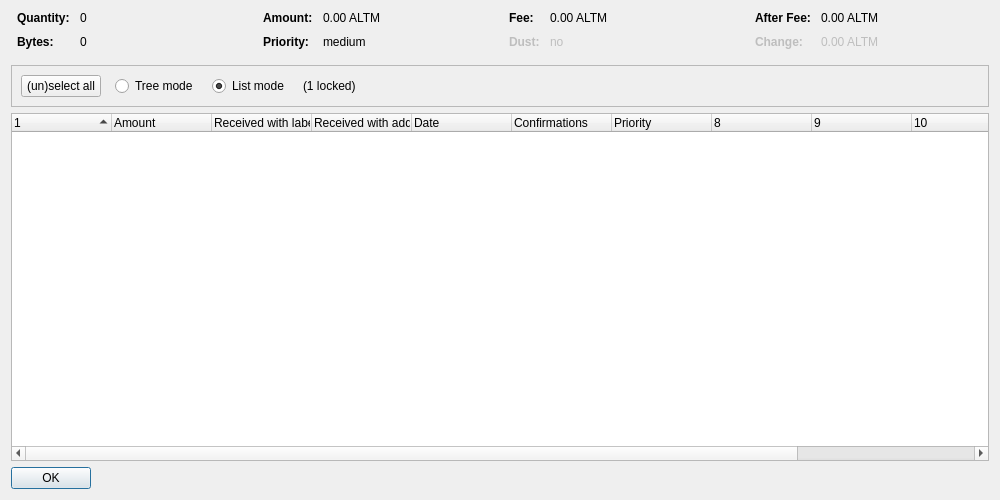
<?xml version="1.0" encoding="UTF-8"?>
<ui version="4.0">
 <class>CoinControlDialog</class>
 <widget class="QDialog" name="CoinControlDialog">
  <property name="geometry">
   <rect>
    <x>0</x>
    <y>0</y>
    <width>1000</width>
    <height>500</height>
   </rect>
  </property>
  <property name="windowTitle">
   <string>Coin Selection</string>
  </property>
  <layout class="QVBoxLayout" name="verticalLayout">
   <item>
    <layout class="QHBoxLayout" name="horizontalLayoutTop" stretch="0,0,0,0">
     <property name="topMargin">
      <number>0</number>
     </property>
     <property name="bottomMargin">
      <number>10</number>
     </property>
     <item>
      <layout class="QFormLayout" name="formLayoutCoinControl1">
       <property name="horizontalSpacing">
        <number>10</number>
       </property>
       <property name="verticalSpacing">
        <number>10</number>
       </property>
       <property name="leftMargin">
        <number>6</number>
       </property>
       <property name="rightMargin">
        <number>6</number>
       </property>
       <item row="0" column="0">
        <widget class="QLabel" name="labelCoinControlQuantityText">
         <property name="font">
          <font>
           <weight>75</weight>
           <bold>true</bold>
          </font>
         </property>
         <property name="text">
          <string>Quantity:</string>
         </property>
        </widget>
       </item>
       <item row="0" column="1">
        <widget class="QLabel" name="labelCoinControlQuantity">
         <property name="cursor">
          <cursorShape>IBeamCursor</cursorShape>
         </property>
         <property name="contextMenuPolicy">
          <enum>Qt::ActionsContextMenu</enum>
         </property>
         <property name="text">
          <string notr="true">0</string>
         </property>
         <property name="textInteractionFlags">
          <set>Qt::LinksAccessibleByMouse|Qt::TextSelectableByKeyboard|Qt::TextSelectableByMouse</set>
         </property>
        </widget>
       </item>
       <item row="1" column="0">
        <widget class="QLabel" name="labelCoinControlBytesText">
         <property name="font">
          <font>
           <weight>75</weight>
           <bold>true</bold>
          </font>
         </property>
         <property name="text">
          <string>Bytes:</string>
         </property>
        </widget>
       </item>
       <item row="1" column="1">
        <widget class="QLabel" name="labelCoinControlBytes">
         <property name="cursor">
          <cursorShape>IBeamCursor</cursorShape>
         </property>
         <property name="contextMenuPolicy">
          <enum>Qt::ActionsContextMenu</enum>
         </property>
         <property name="text">
          <string notr="true">0</string>
         </property>
         <property name="textInteractionFlags">
          <set>Qt::LinksAccessibleByMouse|Qt::TextSelectableByKeyboard|Qt::TextSelectableByMouse</set>
         </property>
        </widget>
       </item>
      </layout>
     </item>
     <item>
      <layout class="QFormLayout" name="formLayoutCoinControl2">
       <property name="horizontalSpacing">
        <number>10</number>
       </property>
       <property name="verticalSpacing">
        <number>10</number>
       </property>
       <property name="leftMargin">
        <number>6</number>
       </property>
       <property name="rightMargin">
        <number>6</number>
       </property>
       <item row="0" column="0">
        <widget class="QLabel" name="labelCoinControlAmountText">
         <property name="font">
          <font>
           <weight>75</weight>
           <bold>true</bold>
          </font>
         </property>
         <property name="text">
          <string>Amount:</string>
         </property>
        </widget>
       </item>
       <item row="0" column="1">
        <widget class="QLabel" name="labelCoinControlAmount">
         <property name="cursor">
          <cursorShape>IBeamCursor</cursorShape>
         </property>
         <property name="contextMenuPolicy">
          <enum>Qt::ActionsContextMenu</enum>
         </property>
         <property name="text">
          <string notr="true">0.00 ALTM</string>
         </property>
         <property name="textInteractionFlags">
          <set>Qt::LinksAccessibleByMouse|Qt::TextSelectableByKeyboard|Qt::TextSelectableByMouse</set>
         </property>
        </widget>
       </item>
       <item row="1" column="0">
        <widget class="QLabel" name="labelCoinControlPriorityText">
         <property name="font">
          <font>
           <weight>75</weight>
           <bold>true</bold>
          </font>
         </property>
         <property name="text">
          <string>Priority:</string>
         </property>
        </widget>
       </item>
       <item row="1" column="1">
        <widget class="QLabel" name="labelCoinControlPriority">
         <property name="cursor">
          <cursorShape>IBeamCursor</cursorShape>
         </property>
         <property name="contextMenuPolicy">
          <enum>Qt::ActionsContextMenu</enum>
         </property>
         <property name="text">
          <string notr="true">medium</string>
         </property>
         <property name="textInteractionFlags">
          <set>Qt::LinksAccessibleByMouse|Qt::TextSelectableByKeyboard|Qt::TextSelectableByMouse</set>
         </property>
        </widget>
       </item>
      </layout>
     </item>
     <item>
      <layout class="QFormLayout" name="formLayoutCoinControl3">
       <property name="horizontalSpacing">
        <number>10</number>
       </property>
       <property name="verticalSpacing">
        <number>10</number>
       </property>
       <property name="leftMargin">
        <number>6</number>
       </property>
       <property name="rightMargin">
        <number>6</number>
       </property>
       <item row="0" column="0">
        <widget class="QLabel" name="labelCoinControlFeeText">
         <property name="font">
          <font>
           <weight>75</weight>
           <bold>true</bold>
          </font>
         </property>
         <property name="text">
          <string>Fee:</string>
         </property>
        </widget>
       </item>
       <item row="0" column="1">
        <widget class="QLabel" name="labelCoinControlFee">
         <property name="cursor">
          <cursorShape>IBeamCursor</cursorShape>
         </property>
         <property name="contextMenuPolicy">
          <enum>Qt::ActionsContextMenu</enum>
         </property>
         <property name="text">
          <string notr="true">0.00 ALTM</string>
         </property>
         <property name="textInteractionFlags">
          <set>Qt::LinksAccessibleByMouse|Qt::TextSelectableByKeyboard|Qt::TextSelectableByMouse</set>
         </property>
        </widget>
       </item>
       <item row="1" column="0">
        <widget class="QLabel" name="labelCoinControlLowOutputText">
         <property name="enabled">
          <bool>false</bool>
         </property>
         <property name="font">
          <font>
           <weight>75</weight>
           <bold>true</bold>
          </font>
         </property>
         <property name="text">
          <string>Dust:</string>
         </property>
        </widget>
       </item>
       <item row="1" column="1">
        <widget class="QLabel" name="labelCoinControlLowOutput">
         <property name="enabled">
          <bool>false</bool>
         </property>
         <property name="cursor">
          <cursorShape>IBeamCursor</cursorShape>
         </property>
         <property name="contextMenuPolicy">
          <enum>Qt::ActionsContextMenu</enum>
         </property>
         <property name="text">
          <string notr="true">no</string>
         </property>
         <property name="textInteractionFlags">
          <set>Qt::LinksAccessibleByMouse|Qt::TextSelectableByKeyboard|Qt::TextSelectableByMouse</set>
         </property>
        </widget>
       </item>
      </layout>
     </item>
     <item>
      <layout class="QFormLayout" name="formLayoutCoinControl4">
       <property name="horizontalSpacing">
        <number>10</number>
       </property>
       <property name="verticalSpacing">
        <number>10</number>
       </property>
       <property name="leftMargin">
        <number>6</number>
       </property>
       <property name="rightMargin">
        <number>6</number>
       </property>
       <item row="0" column="0">
        <widget class="QLabel" name="labelCoinControlAfterFeeText">
         <property name="font">
          <font>
           <weight>75</weight>
           <bold>true</bold>
          </font>
         </property>
         <property name="text">
          <string>After Fee:</string>
         </property>
        </widget>
       </item>
       <item row="0" column="1">
        <widget class="QLabel" name="labelCoinControlAfterFee">
         <property name="cursor">
          <cursorShape>IBeamCursor</cursorShape>
         </property>
         <property name="contextMenuPolicy">
          <enum>Qt::ActionsContextMenu</enum>
         </property>
         <property name="text">
          <string notr="true">0.00 ALTM</string>
         </property>
         <property name="textInteractionFlags">
          <set>Qt::LinksAccessibleByMouse|Qt::TextSelectableByKeyboard|Qt::TextSelectableByMouse</set>
         </property>
        </widget>
       </item>
       <item row="1" column="0">
        <widget class="QLabel" name="labelCoinControlChangeText">
         <property name="enabled">
          <bool>false</bool>
         </property>
         <property name="font">
          <font>
           <weight>75</weight>
           <bold>true</bold>
          </font>
         </property>
         <property name="text">
          <string>Change:</string>
         </property>
        </widget>
       </item>
       <item row="1" column="1">
        <widget class="QLabel" name="labelCoinControlChange">
         <property name="enabled">
          <bool>false</bool>
         </property>
         <property name="cursor">
          <cursorShape>IBeamCursor</cursorShape>
         </property>
         <property name="contextMenuPolicy">
          <enum>Qt::ActionsContextMenu</enum>
         </property>
         <property name="text">
          <string notr="true">0.00 ALTM</string>
         </property>
         <property name="textInteractionFlags">
          <set>Qt::LinksAccessibleByMouse|Qt::TextSelectableByKeyboard|Qt::TextSelectableByMouse</set>
         </property>
        </widget>
       </item>
      </layout>
     </item>
    </layout>
   </item>
   <item>
    <widget class="QFrame" name="frame">
     <property name="minimumSize">
      <size>
       <width>0</width>
       <height>40</height>
      </size>
     </property>
     <property name="frameShape">
      <enum>QFrame::StyledPanel</enum>
     </property>
     <property name="frameShadow">
      <enum>QFrame::Sunken</enum>
     </property>
     <layout class="QHBoxLayout" name="horizontalLayout">
      <item>
       <layout class="QHBoxLayout" name="horizontalLayoutPanel" stretch="0,0,0,0,0">
        <property name="spacing">
         <number>14</number>
        </property>
        <item>
         <widget class="QPushButton" name="pushButtonSelectAll">
          <property name="sizePolicy">
           <sizepolicy hsizetype="Maximum" vsizetype="Fixed">
            <horstretch>0</horstretch>
            <verstretch>0</verstretch>
           </sizepolicy>
          </property>
          <property name="text">
           <string>(un)select all</string>
          </property>
          <property name="autoDefault">
           <bool>false</bool>
          </property>
         </widget>
        </item>
        <item>
         <widget class="QRadioButton" name="radioTreeMode">
          <property name="sizePolicy">
           <sizepolicy hsizetype="Maximum" vsizetype="Fixed">
            <horstretch>0</horstretch>
            <verstretch>0</verstretch>
           </sizepolicy>
          </property>
          <property name="text">
           <string>Tree mode</string>
          </property>
         </widget>
        </item>
        <item>
         <widget class="QRadioButton" name="radioListMode">
          <property name="sizePolicy">
           <sizepolicy hsizetype="Maximum" vsizetype="Fixed">
            <horstretch>0</horstretch>
            <verstretch>0</verstretch>
           </sizepolicy>
          </property>
          <property name="text">
           <string>List mode</string>
          </property>
          <property name="checked">
           <bool>true</bool>
          </property>
         </widget>
        </item>
        <item>
         <widget class="QLabel" name="labelLocked">
          <property name="text">
           <string notr="true">(1 locked)</string>
          </property>
         </widget>
        </item>
        <item>
         <spacer name="horizontalSpacer">
          <property name="orientation">
           <enum>Qt::Horizontal</enum>
          </property>
          <property name="sizeHint" stdset="0">
           <size>
            <width>40</width>
            <height>20</height>
           </size>
          </property>
         </spacer>
        </item>
       </layout>
      </item>
     </layout>
    </widget>
   </item>
   <item>
    <widget class="CoinControlTreeWidget" name="treeWidget">
     <property name="contextMenuPolicy">
      <enum>Qt::CustomContextMenu</enum>
     </property>
     <property name="sortingEnabled">
      <bool>false</bool>
     </property>
     <property name="columnCount">
      <number>12</number>
     </property>
     <attribute name="headerShowSortIndicator" stdset="0">
      <bool>true</bool>
     </attribute>
     <attribute name="headerStretchLastSection">
      <bool>false</bool>
     </attribute>
     <column>
      <property name="text">
       <string/>
      </property>
     </column>
     <column>
      <property name="text">
       <string>Amount</string>
      </property>
     </column>
     <column>
      <property name="text">
       <string>Received with label</string>
      </property>
     </column>
     <column>
      <property name="text">
       <string>Received with address</string>
      </property>
     </column>
     <column>
      <property name="text">
       <string>Date</string>
      </property>
     </column>
     <column>
      <property name="text">
       <string>Confirmations</string>
      </property>
      <property name="toolTip">
       <string>Confirmed</string>
      </property>
     </column>
     <column>
      <property name="text">
       <string>Priority</string>
      </property>
     </column>
     <column>
      <property name="text">
       <string/>
      </property>
     </column>
     <column>
      <property name="text">
       <string/>
      </property>
     </column>
     <column>
      <property name="text">
       <string/>
      </property>
     </column>
     <column>
      <property name="text">
       <string/>
      </property>
     </column>
     <column>
      <property name="text">
       <string/>
      </property>
     </column>
    </widget>
   </item>
   <item>
    <widget class="QDialogButtonBox" name="buttonBox">
     <property name="sizePolicy">
      <sizepolicy hsizetype="Maximum" vsizetype="Fixed">
       <horstretch>0</horstretch>
       <verstretch>0</verstretch>
      </sizepolicy>
     </property>
     <property name="orientation">
      <enum>Qt::Horizontal</enum>
     </property>
     <property name="standardButtons">
      <set>QDialogButtonBox::Ok</set>
     </property>
    </widget>
   </item>
  </layout>
 </widget>
 <customwidgets>
  <customwidget>
   <class>CoinControlTreeWidget</class>
   <extends>QTreeWidget</extends>
   <header>coincontroltreewidget.h</header>
  </customwidget>
 </customwidgets>
 <resources/>
 <connections/>
</ui>
